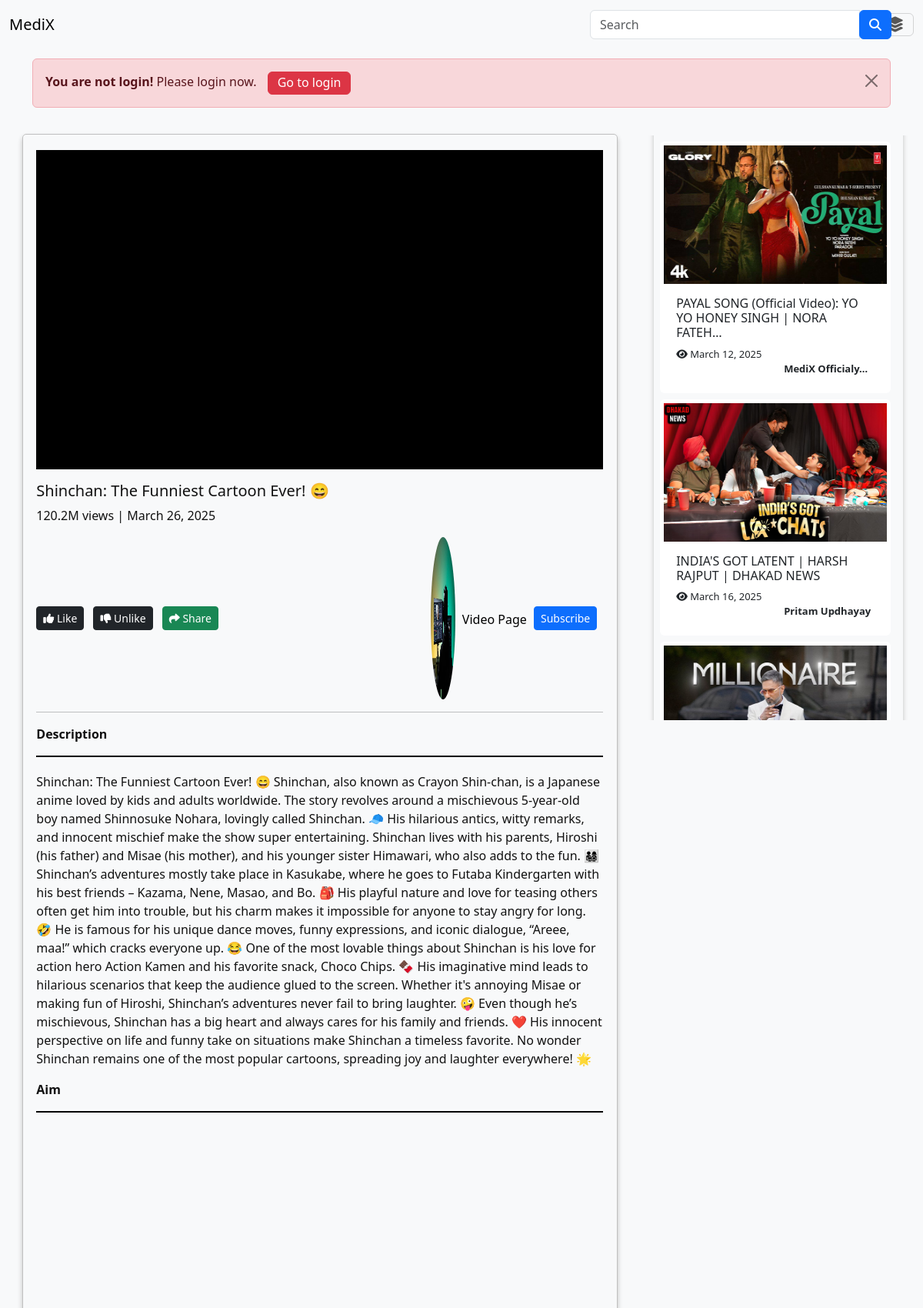
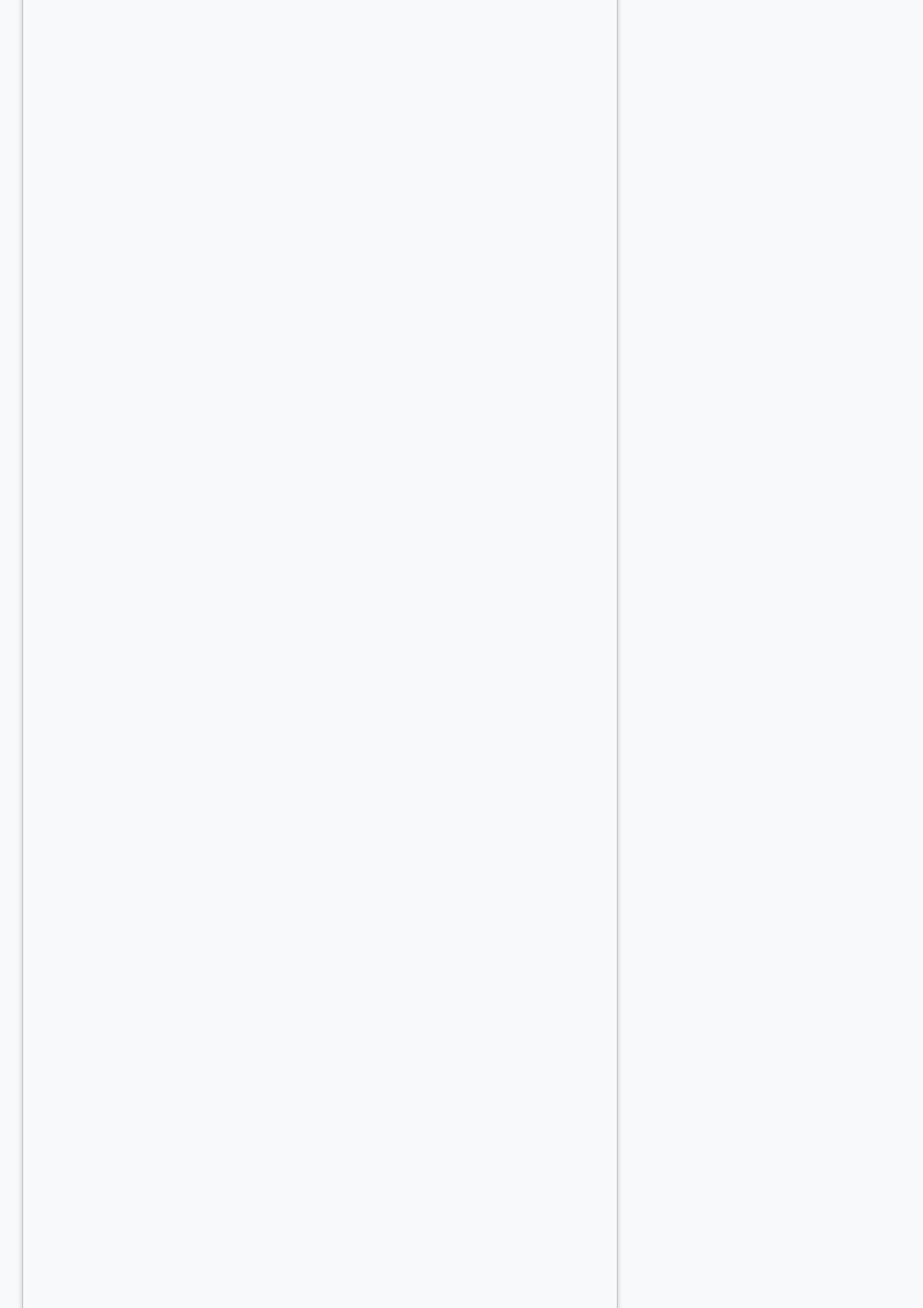
Screenshot of /video/20/ (upper part) with the database file from the repository (2 pictures, top to bottom).
### videos/models.py (models this page shows)
class VideoDetails(models.Model):
    video_thumbnail = models.ImageField(upload_to='thum/')
    video_title = models.CharField(max_length=200)
    video_link = models.FileField(upload_to='video/')
    video_description = models.TextField(max_length=5000)
    created_date = models.DateField(default=timezone.now)
    video_aim = models.CharField(max_length=100)
    customer_name = models.ForeignKey(User, on_delete=models.CASCADE, default=1)
    view = models.FloatField(default=120.20)
    likes_count = models.PositiveIntegerField(default=0)
    dislikes_count = models.PositiveIntegerField(default=0)
    def __str__(self):
        return self.video_title

### users/models.py (models this page shows, shortened)
class ProfileDetails(models.Model):
    Profile_Image = models.ImageField(default='profile/user_profile.jpg', upload_to='profile/', max_length=2000)
    NamesUser = models.OneToOneField(User, on_delete=models.CASCADE, default='Your Profile')
    Channel_Name = models.CharField(max_length=100, default='MediX User Profile')
    uName = models.CharField(max_length=100, default='yourmedix')

### videos/views.py (the view)
# urls.py: path('video/<int:video_data>/', views.openVideoPage, name='video_page'),
def openVideoPage(request, video_data=None):
    video = None
    other_videos = VideoDetails.objects.all()
    other_data = []
    try:
        if video_data:
            videos = VideoDetails.objects.get(id=video_data)
            video = VideoDetails.objects.filter(video_title=videos).first()
            if video:
                other_videos = list(other_videos.exclude(id=video.id))
                random.shuffle(other_videos)
            for vid in other_videos:
                try:
                    other_profile = ProfileDetails.objects.get(NamesUser=vid.customer_name)
                    other_data.append({'prof_data': other_profile.Channel_Name, 'prof_img': other_profile.Profile_Image,})
                except ProfileDetails.DoesNotExist:
                    pass
        profile = ProfileDetails.objects.get(NamesUser=video.customer_name)
        prof_img = profile.Profile_Image
        prof_data = profile.Channel_Name
        if other_videos:
            lst1 = []
            for i in other_videos:
                f1 = ProfileDetails.objects.filter(NamesUser = i.customer_name)
                for j in f1:
                    lst1 += [j.Channel_Name]
            other_datas_zip = zip(other_videos, lst1)
    except:
        return HttpResponse('page not found <strong> localhost:8000/video/{} </strong>'.format(video_data))
    context = {"video": video, "other_videos": other_datas_zip, 'prof_data' : prof_data, 'prof_img' : prof_img, 'other_data' : other_data}
    return render(request, 'Open-Video.html', context)

### templates/Open-Video.html (shortened to what this page needs)
{% extends 'base.html' %}
{% block body %}
   {% if not user.is_authenticated %}
   <div class="container mt-3 ov-1">
    <div id="notificationBar" class="alert alert-danger alert-dismissible fade show" role="alert">
        <strong>You are not login!</strong> Please login now. <a class="btn btn-danger" href="{% url 'login' %}"><span>Go to login</span></a>
        <button type="button" class="btn-close" data-bs-dismiss="alert" aria-label="Close"></button>
    </div>
    </div>
   {% endif %}
   {% if video %}
   <div class="ov-2">
    <div class="container mt-5 ov-3">
      <div class="row">
        <div class="col-md-8 ov-4">
          <div class="ov-5">
            <div class="ov-6">
              <div class="ov-7">
                <div class="ratio ratio-16x9 ov-8 bg-black">
                 </div>
                 <h4 class="mt-3" style="font-size: 20px;">{{ video.video_title }}</h4>
                 <p>{{ video.view }}M views | {{ video.created_date }}</p>
                 <div class="d-flex justify-content-between align-items-center mt-3 po-rev">
                   <div>
                     <button id="likeBtn" class="btn btn-dark btn-sm me-2" onclick="toggleLike()">
                       <i class="fas fa-thumbs-up"></i> Like
                     </button>
                     <button id="dislikeBtn" class="btn btn-dark btn-sm me-2" onclick="toggleDislike()">
                       <i class="fas fa-thumbs-down"></i> Unlike
                     </button>
                     <button class="btn btn-success btn-sm" onclick="showShareBox()">
                       <i class="fas fa-share"></i> Share
                     </button>
                   </div>
                   <div>
                      <img src="/media/{{ prof_img }}" alt=".." class="po-rev ov-10">
                      <span class="ov-11">{{ prof_data | truncatechars:15 }}</span>
                     <button id="subscribeBtn" class="btn btn-primary btn-sm me-2" onclick="toggleSubscribe()">Subscribe</button>
                   </div>
                 </div>
                 <hr />
                 <p>
                   <span class="fw-600">Description</span>
                   <div class="hr-line"></div>
                   <span>{{ video.video_description }}</span>
                 </p>
                 <p>
                   <span class="fw-600">Aim</span>
                   <div class="hr-line"></div>
                 </p>
               </div>
             </div>
           </div>
         </div>
       </div>
     </div>
   </div>
   {% if other_videos %}
    <div class="suggested-videos">
        <div class="video_side_div po-rev ov-12">
          <div class="video_1">
            {% for i1, i2 in other_videos %}
            <a href="{% url 'video_page' i1.id %}" class="td-None" title="{{ i1.view }} views">
              <div class="card video_div_hover mt-2">
                <img src="/media/{{ i1.video_thumbnail }}" class="card-img-top br-None" alt="Video Thumbnail">
                <div class="card-body">
                  <h6 class="card-title">{{ i1.video_title | truncatechars:60 }}</h6>
                  <p class="card-text fs-13"><i class="fa-solid fa-eye"></i> {{ i1.created_date }} <span style="margin-left: 140px; font-weight: 600;">{{ i2 | truncatechars:16 }}</span></p>
                </div>
              </div>
            </a>
            {% endfor %}
          </div>
        </div>
      </div>
    {% endif %}
  {% endif %}
{% endblock %}

### static/css/signup.css (style rules this page uses)
body { background-color: #f8f9fa; padding: 0px; margin: 0px; height: 100vh; }
a { text-decoration: none; color: black; }

### static/css/homepage.css (style rules this page uses)
body { height: 100vh; width: 100%; padding: 0px; margin: 0px; background-color: #f8f9fa; color: #111; }
.card { width: 300px; }

### static/css/open_video.css (style rules this page uses)
body { background-color: #f8f9fa; }

### static/css/banner.css (style rules this page uses)
body { background-color: #f8f9fa; }

### templates/Open-Video.html (style rules this page uses)
body { background-color: #f8f9fa; width: 100%; height: 100vh; overflow: hidden; }
.video_side_div { width: 90%; margin-left: 10px; border: 5px solid transparent; display: flex; justify-content: center; box-shadow: 0px 4px 6px rgb(192, 192, 192); }
.video_1 { width: 98%; margin-top: 10px; }
.video_div_hover { border: 5px double transparent; margin-top: 5px; margin-bottom: 5px; }
.btn-danger { margin-left: 10px; height: 30px; }
.btn-danger span { position: relative; top: -5px; }
.d-flex { display: flex; width: 100%; }
.suggested-videos { position: relative; top: 80px; width: 30%; max-height: 760px; overflow-y: auto; scrollbar-width: none; -ms-overflow-style: none; }
.card-img-top { border-radius: 4px; height: 180px; }
.ov-1 { position: relative; top: 60px; }
.ov-2 { width: 100%; }
.ov-3 { position: relative; top: 30px; width: 70%; float: left; }
.ov-4 { width: 95%; margin-left: 2%; }
.ov-5 { width: 100%; height: 90vh; border: 1px solid rgb(192, 192, 192); border-radius: 5px; box-shadow: 0px 4px 6px rgb(192, 192, 192); padding: 10px; }
.ov-6 { width: 100%; display: flex; justify-content: center; }
.ov-7 { width: 98%; margin-top: 10px; max-height: calc(90vh - 20px); overflow-y: auto; scrollbar-width: none; -ms-overflow-style: none; }
.ov-8 { border: 1px solid black; }
.po-rev { position: relative; }
.ov-10 { width: 32px; border-radius: 50%; height: 4vh; margin-right: 5px; }
.ov-11 { color: black; position: relative; top: 2.5px; margin-right: 5px; }
.fw-600 { font-weight: 600; }
.hr-line { height: 2px; width: 100%; background-color: black; margin-bottom: 20px; }
.ov-12 { top: -15px; }
.td-None { text-decoration: none; }
.br-None { border-radius: 0px; }
.fs-13 { font-size: 13px; }

### rows the page displays
VideoDetails: video_title "Shinchan: The Funniest Cartoon Ever! 😄", view "120.2", created_date "March 26, 2025", video_description "Shinchan: The Funniest Cartoon Ever! 😄 Shinchan, also known as Crayon Shin-chan, is a Japanese anime loved by kids and adults worldwide. The story revolves around a mischievous 5-year-old boy named Shinnosuke Nohara, lovingly called Shinchan. 🧢 His hilarious antics, witty remarks, and innocent mischief make the show super entertaining. Shinchan lives with his parents, Hiroshi (his father) and Misae (his mother), and his younger sister Himawari, who also adds to the fun. 👨‍👩‍👧‍👦 Shinchan’s adventures mostly take place in Kasukabe, where he goes to Futaba Kindergarten with his best friends – Kazama, Nene, Masao, and Bo. 🎒 His playful nature and love for teasing others often get him into…"
ProfileDetails: Profile_Image (picture), Channel_Name "Video Page"
VideoDetails: video_thumbnail (picture), video_title "PAYAL SONG (Official Video): YO YO HONEY SINGH | NORA FATEH…", created_date "March 12, 2025", Channel_Name "MediX Officialy…"
VideoDetails: video_thumbnail (picture), video_title "INDIA'S GOT LATENT | HARSH RAJPUT | DHAKAD NEWS", created_date "March 16, 2025", Channel_Name "Pritam Updhayay"
VideoDetails: video_thumbnail (picture)
